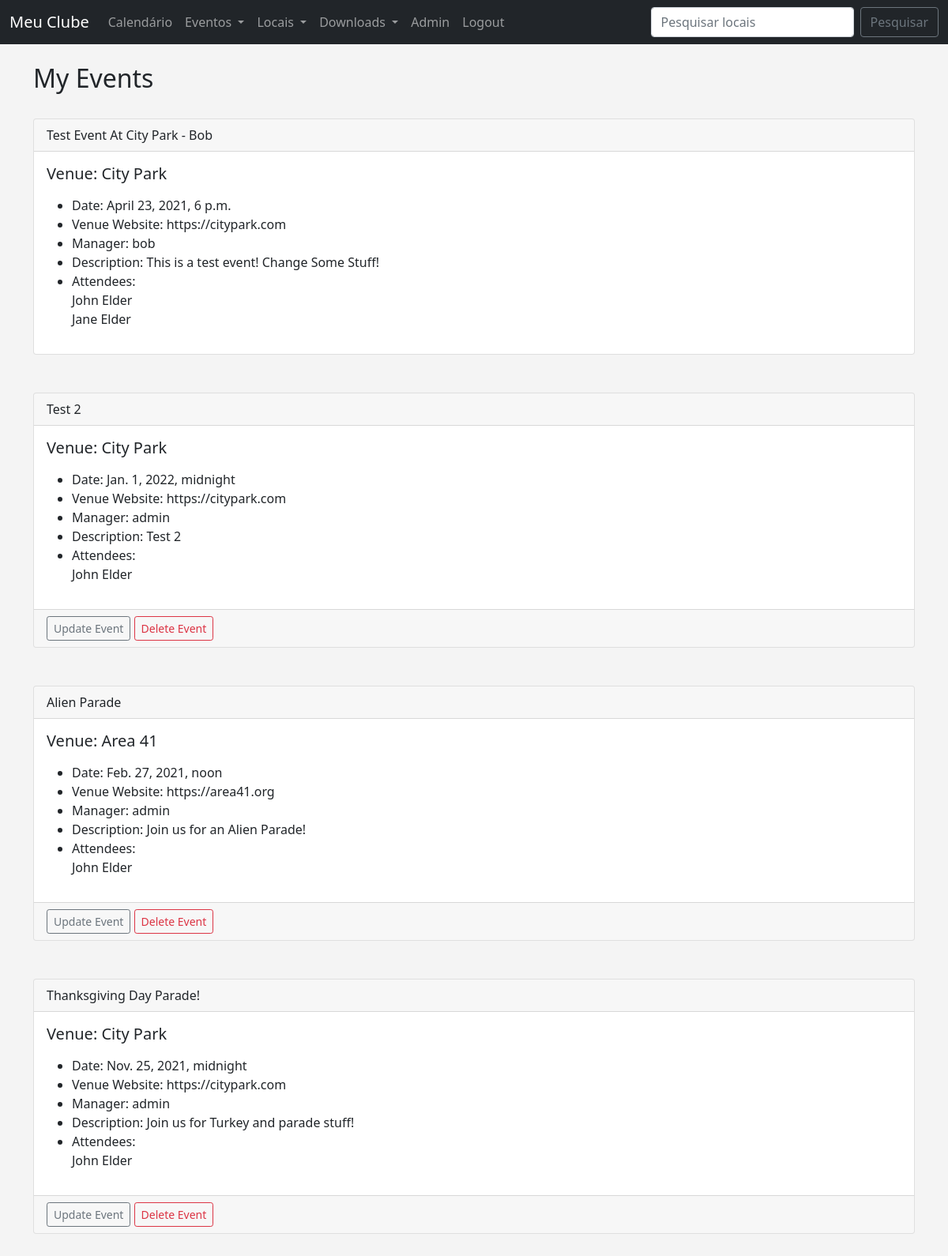
The app's page /my_events (signed in) with its own data.
### events/models.py (models this page shows, shortened)
class Event(models.Model):
	name = models.CharField('Event Name', max_length=120)
	event_date = models.DateTimeField('Event Date')
	venue = models.ForeignKey(Venue, blank=True, null=True, on_delete=models.CASCADE)
	manager = models.ForeignKey(User, blank=True, null=True, on_delete=models.SET_NULL)
	description = models.TextField(blank=True)
	attendees = models.ManyToManyField(MyClubUser, blank=True)
	approved = models.BooleanField('Aprroved', default=False)
	def __str__(self):
		return self.name

class Venue(models.Model):
	name = models.CharField('Venue Name', max_length=120)
	address = models.CharField(max_length=300)
	zip_code = models.CharField('Zip Code', max_length=15)
	phone = models.CharField('Contact Phone', max_length=25, blank=True)
	web = models.URLField('Website Address', blank=True)
	email_address = models.EmailField('Email Address', blank=True)
	owner = models.IntegerField("Venue Owner", blank=False, default=1)
	venue_image = models.ImageField(null=True, blank=True, upload_to="images/")
	def __str__(self):
		return self.name

class MyClubUser(models.Model):
	first_name = models.CharField(max_length=30)
	last_name = models.CharField(max_length=30)
	email = models.EmailField('User Email')
	def __str__(self):
		return self.first_name + ' ' + self.last_name

### events/views.py (the view)
# urls.py: path('my_events', views.my_events, name='my_events'),
def my_events(request):
	if request.user.is_authenticated:
		me = request.user.id
		events = Event.objects.filter(attendees=me)
		return render(request,
			'events/my_events.html', {
				"events":events
			})
	else:
		messages.success(request, ("You Aren't Authorized To View This Page"))
		return redirect('home')

### events/templates/events/my_events.html
{% extends 'events/base.html' %}
{% block content %}
	<h2>My Events</h2>
	<br/>
	{% for event in events %}
		<div class="card">
  <div class="card-header">
    {{ event }}
  </div>
  <div class="card-body">
    <h5 class="card-title">Venue: {{ event.venue }}</h5>
    <p class="card-text">
    	<ul>
<li>Date: {{ event.event_date }}</li>
<li>Venue Website: {{ event.venue.web }}</li>
<li>Manager: {{ event.manager }}</li>
<li>Description: {{ event.description }}</li>
	<li>Attendees:<br/>
	{% for user in event.attendees.all %}
{{ user }}<br/>
	{% endfor %}
	</li>
	</ul>
    </p>
  </div>
  {% if user.is_authenticated %}
    {% if user == event.manager %}
      <div class="card-footer text-muted">
        <a href="{% url 'update-event' event.id %}" class="btn btn-outline-secondary btn-sm">Update Event</a>
        <a href="{% url 'delete-event' event.id %}" class="btn btn-outline-danger btn-sm">Delete Event</a>
      </div>
    {% endif %}
  {% endif %}
</div>
	<br/><br/>
	{% endfor %}
{% endblock %}

### events/templates/events/base.html (style rules this page uses)
body { background: #f4f4f4; }

### records on screen
Event: name "Test Event At City Park - Bob", venue "City Park", event_date "April 23, 2021, 6 p.m.", venue.web "https://citypark.com", manager "bob", description "This is a test event! Change Some Stuff!"
MyClubUser: first_name+last_name "John Elder"
MyClubUser: first_name+last_name "Jane Elder"
Event: name "Test 2", venue "City Park", event_date "Jan. 1, 2022, midnight", venue.web "https://citypark.com", manager "admin", description "Test 2", shows "Update Event"
Event: name "Alien Parade", venue "Area 41", event_date "Feb. 27, 2021, noon", venue.web "https://area41.org", manager "admin", description "Join us for an Alien Parade!", shows "Update Event"
Event: name "Thanksgiving Day Parade!", venue "City Park", event_date "Nov. 25, 2021, midnight", venue.web "https://citypark.com", manager "admin", description "Join us for Turkey and parade stuff!", shows "Update Event"
